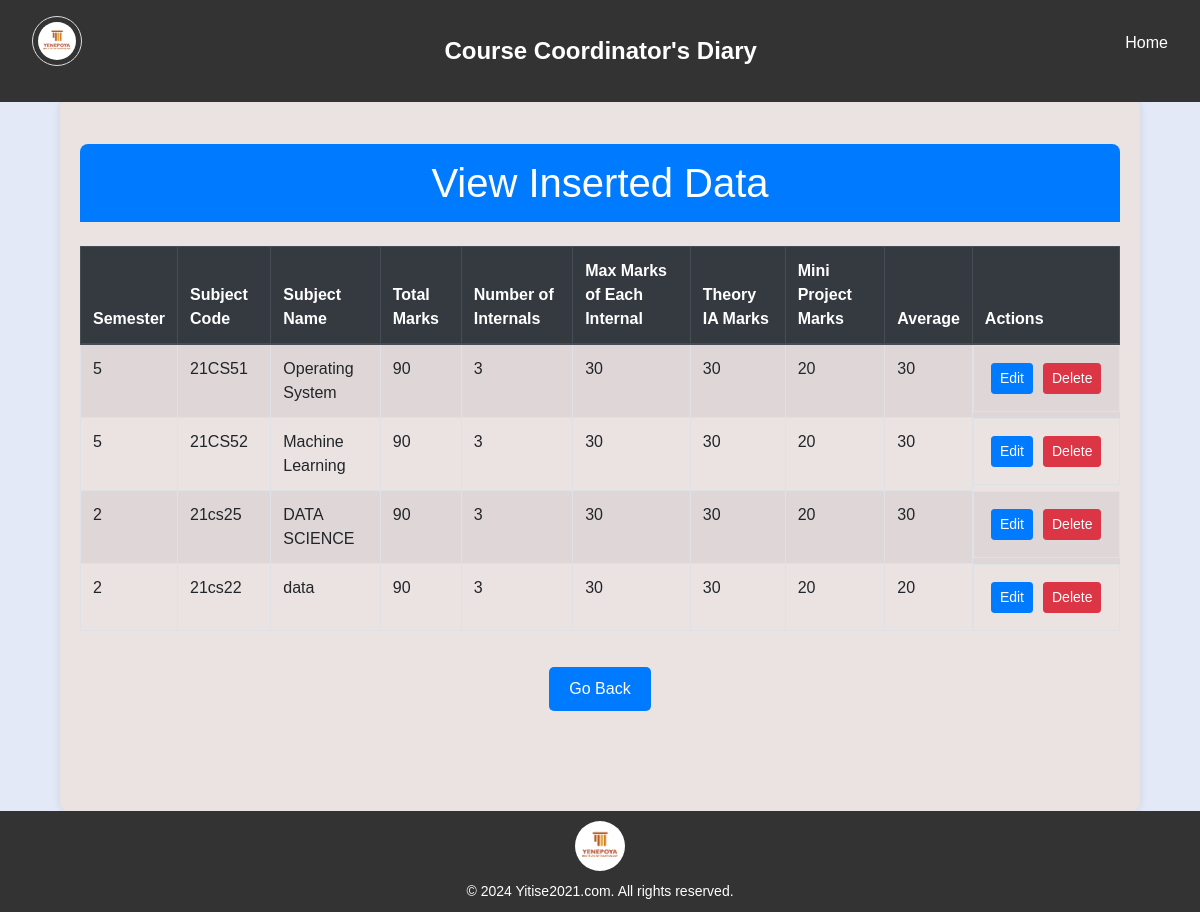
The page /view_inserted_data.php on the database its author committed.
### tables this page shows
CREATE TABLE `subjects` (
  `id` int(11) NOT NULL,
  `semester` int(11) DEFAULT NULL,
  `sub_code` varchar(20) DEFAULT NULL,
  `sub_name` varchar(100) DEFAULT NULL,
  `total_marks` int(11) DEFAULT NULL,
  `num_internals` int(11) DEFAULT NULL,
  `max_marks_each_internal` int(11) DEFAULT NULL,
  `theory_ia_marks` int(11) DEFAULT NULL,
  `mini_project_marks` int(11) DEFAULT NULL,
  `avg` varchar(100) DEFAULT NULL
);

### view_inserted_data.php (the view, shortened to what this page needs)
<?php
include('connection/dbconfig.php');
?>
<!DOCTYPE html>
<html lang="en">
<head>
    <link href="https://stackpath.bootstrapcdn.com/bootstrap/4.5.2/css/bootstrap.min.css" rel="stylesheet">
    <link rel="stylesheet" href="style/styles.css">
</head>
<body>
<header class="header">
    <nav class="nav">
        <div class="logo-container">
            <img src="image/logo.png" alt="Logo" class="logo-image">
        </div>
        <div class="logo">Course Coordinator's Diary</div>
        <ul class="nav-links">
            <li><a href="home.php">Home</a></li>
        </ul>
    </nav>
</header>
<div class="container">
    <h1 class="my-4">View Inserted Data</h1>
    <?php
    $sql_select = "SELECT id, semester, sub_code, sub_name, total_marks, num_internals, max_marks_each_internal, theory_ia_marks, mini_project_marks, avg FROM Subjects";
    $result = $conn->query($sql_select);
    if ($result->num_rows > 0) {
        echo '<div class="table-responsive">';
        echo '<table class="table table-bordered table-striped">';
        echo '<thead class="thead-dark">';
        echo '<tr>';
        echo '<th scope="col">Semester</th>';
        echo '<th scope="col">Subject Code</th>';
        echo '<th scope="col">Subject Name</th>';
        echo '<th scope="col">Total Marks</th>';
        echo '<th scope="col">Number of Internals</th>';
        echo '<th scope="col">Max Marks of Each Internal</th>';
        echo '<th scope="col">Theory IA Marks</th>';
        echo '<th scope="col">Mini Project Marks</th>';
        echo '<th scope="col">Average</th>';
        echo '<th scope="col">Actions</th>';
        echo '</tr>';
        echo '</thead>';
        echo '<tbody>';
        while($row = $result->fetch_assoc()) {
            echo '<tr>';
            echo '<td data-label="Semester">' . $row["semester"] . '</td>';
            echo '<td data-label="Subject Code">' . $row["sub_code"] . '</td>';
            echo '<td data-label="Subject Name">' . $row["sub_name"] . '</td>';
            echo '<td data-label="Total Marks">' . $row["total_marks"] . '</td>';
            echo '<td data-label="Number of Internals">' . $row["num_internals"] . '</td>';
            echo '<td data-label="Max Marks of Each Internal">' . $row["max_marks_each_internal"] . '</td>';
            echo '<td data-label="Theory IA Marks">' . $row["theory_ia_marks"] . '</td>';
            echo '<td data-label="Mini Project Marks">' . $row["mini_project_marks"] . '</td>';
            echo '<td data-label="Average">' . $row["avg"] . '</td>';
            echo '<td data-label="Actions" class="action-buttons">';
            echo '<a href="edit_subject.php?id=' . $row["id"] . '" class="btn btn-primary btn-sm">Edit</a>';
            echo '<a href="view_inserted_data.php?delete_id=' . $row["id"] . '" class="btn btn-danger btn-sm">Delete</a>';
            echo '</td>';
            echo '</tr>';
        }
        echo '</tbody>';
        echo '</table>';
        echo '</div>';
    } else {
        echo '<div class="alert alert-warning" role="alert">No records found.</div>';
    }
    ?>
    <div class="add-subject">
    <button onclick="window.location.href='subject_reg.php'">Go Back</button>
</div>
</div>
<footer>
    <img src="image/logo.png" alt="Logo" class="footer-logo">
    <p>&copy; 2024 Yitise2021.com. All rights reserved.</p>
</footer>
</body>
</html>

### style/styles.css (style rules this page uses)
* { margin: 0; padding: 0; box-sizing: border-box; }
body { font-family: Arial, sans-serif; margin: 0; padding: 0; background: #e4e9f7; background-size: 400% 400%; animation: gradientBackground 15s ease infinite; display: flex; flex-direction: column; min-height: 100vh; }
.header { background: #333; color: #fff; padding: 1rem 0; text-align: center; position: fixed; width: 100%; top: 0; z-index: 1000; }
.container { max-width: 90%; margin: 100px auto 0; background-color: rgb(235, 226, 226); padding: 20px; flex: 1; padding-bottom: 100px; border-radius: 8px; box-shadow: 0 0 10px rgba(0, 0, 0, 0.1); }
.logo-container { text-align: center; margin-bottom: 20px; }
.logo-image { width: 50px; height: 50px; border-radius: 50%; border: 1px solid #ddd; padding: 5px; }
.logo { font-size: 18px; font-weight: bold; margin-left: 10px; }
.nav { display: flex; justify-content: space-between; align-items: center; max-width: 1200px; margin: 0 auto; padding: 0 2rem; }
.logo { font-size: 1.5rem; font-weight: bold; }
.nav-links { list-style: none; }
.nav-links li { display: inline; margin-left: 1rem; }
.nav-links a { color: #fff; text-decoration: none; font-size: 1rem; transition: color 0.3s ease; }
footer { bottom: 0; width: 100%; text-align: center; padding: 20px; background-color: #333; color: white; display: flex; flex-direction: column; align-items: center; padding: 10px; }
.footer-logo { width: 50px; height: 50px; border-radius: 50%; margin-bottom: 10px; }
footer p { margin: 0; font-size: 14px; color: white; }
h1, h2 { text-align: center; }
h1 { background-color: #007bff; color: #fff; text-align: center; padding: 15px; border-top-left-radius: 8px; border-top-right-radius: 8px; margin-top: -30px; margin-bottom: 20px; position: relative; }

### view_inserted_data.php (style rules this page uses)
button, .button { background-color: #007bff; color: white; border: none; padding: 10px 20px; border-radius: 5px; text-decoration: none; cursor: pointer; }
h1, h2 { text-align: center; }
.table-responsive { margin-top: 20px; }
.action-buttons { display: flex; justify-content: center; }
.action-buttons a { margin: 5px; }
.add-subject { display: flex; justify-content: center; margin-top: 20px; }
.add-subject button { background-color: #007bff; color: white; border: none; padding: 10px 20px; border-radius: 5px; cursor: pointer; }

### rows shown on the page
subjects: semester "5", sub_code "21CS51", sub_name "Operating System", total_marks "90", num_internals "3", max_marks_each_internal "30", theory_ia_marks "30", mini_project_marks "20", avg "30"
subjects: semester "5", sub_code "21CS52", sub_name "Machine Learning", total_marks "90", num_internals "3", max_marks_each_internal "30", theory_ia_marks "30", mini_project_marks "20", avg "30"
subjects: semester "2", sub_code "21cs25", sub_name "DATA SCIENCE", total_marks "90", num_internals "3", max_marks_each_internal "30", theory_ia_marks "30", mini_project_marks "20", avg "30"
subjects: semester "2", sub_code "21cs22", sub_name "data", total_marks "90", num_internals "3", max_marks_each_internal "30", theory_ia_marks "30", mini_project_marks "20", avg "20"
